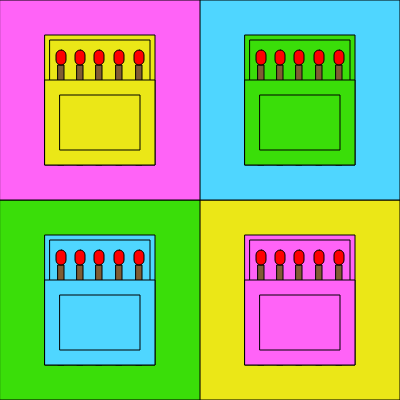
Frame 1 (no input)
Frame 60 (no input): identical to frame 1, image omitted
Frame 120 (the mouse pressed at the canvas centre since frame 60): identical to frame 1, image omitted

The p5.js sketch that drew this single still picture (run headless with seeded random() and noise() and a simulated clock; from frame 60 on, the mouse is pressed at the canvas centre):

// p5.js sketch
// ── sketch.js
function setup() {
  createCanvas(400, 400);
}

function draw() {
  background(220);
  fill(235, 231, 23);
  rect(200,200,200,200);
  fill(58, 222, 9);
  rect(0,200,200,200);
  fill(79, 214, 255);
  rect(200,0,200,200);
  fill(255, 99, 247);
  rect(0,0,200,200);
  
  //outside of matchbox
  fill(235, 231, 23);
  rect(45,35,110,130);
  fill(79, 214, 255);
  rect(45,235,110,130);
  fill(58, 222, 9);
  rect(245,35,110,130);
  fill(255, 99, 247);
  rect(245,235,110,130);
  
  //inside lining
  fill(235, 231, 23);
  rect(50,40,100,120);
  fill(79, 214, 255);
  rect(50,240,100,120);
  fill(58, 222, 9);
  rect(250,40,100,120);
  fill(255, 99, 247);
  rect(250,240,100,120);
  
  //match sticks for red box
  fill(128, 92, 51);
  rect(58,65,6,100);
  rect(77,65,6,100);
  rect(96,65,6,100);
  rect(116,65,6,100);
  rect(136,65,6,100);
  
  //match sticks for green box
  fill(128, 92, 51);
  rect(258,65,6,100);
  rect(277,65,6,100);
  rect(296,65,6,100);
  rect(316,65,6,100);
  rect(336,65,6,100);
  
  //match sticks for blue box
  fill(128, 92, 51);
  rect(58,265,6,100);
  rect(77,265,6,100);
  rect(96,265,6,100);
  rect(116,265,6,100);
  rect(136,265,6,100);
  
  //match sticks for yellow box
  fill(128, 92, 51);
  rect(258,265,6,100);
  rect(277,265,6,100);
  rect(296,265,6,100);
  rect(316,265,6,100);
  rect(336,265,6,100);
  
  //cover
  fill(235, 231, 23);
  rect(45,80,110,85);
  fill(58, 222, 9);
  rect(245,80,110,85);
  fill(79, 214, 255);
  rect(45,280,110,85);
  fill(255, 99, 247);
  rect(245,280,110,85);
  
  //small inside rectangle
  fill(235, 231, 23);
  rect(60,95,80,55);
  fill(58, 222, 9);
  rect(260,95,80,55);
  fill(79, 214, 255);
  rect(60,295,80,55);
  fill(255, 99, 247);
  rect(260,295,80,55);
  
  //match tips for red box
   fill('red');
  rect(56,50,10,15, 20);
  rect(75,50,10,15, 20);
  rect(94,50,10,15, 20);
  rect(114,50,10,15, 20);
  rect(134,50,10,15, 20);
  
  //match tips for green box
   fill('red');
  rect(256,50,10,15, 20);
  rect(275,50,10,15, 20);
  rect(294,50,10,15, 20);
  rect(314,50,10,15, 20);
  rect(334,50,10,15, 20);
  
  //match tips for blue box
   fill('red');
  rect(56,250,10,15, 20);
  rect(75,250,10,15, 20);
  rect(94,250,10,15, 20);
  rect(114,250,10,15, 20);
  rect(134,250,10,15, 20);
  
  //match tips for yellow box
   fill('red');
  rect(256,250,10,15, 20);
  rect(275,250,10,15, 20);
  rect(294,250,10,15, 20);
  rect(314,250,10,15, 20);
  rect(334,250,10,15, 20);
}
